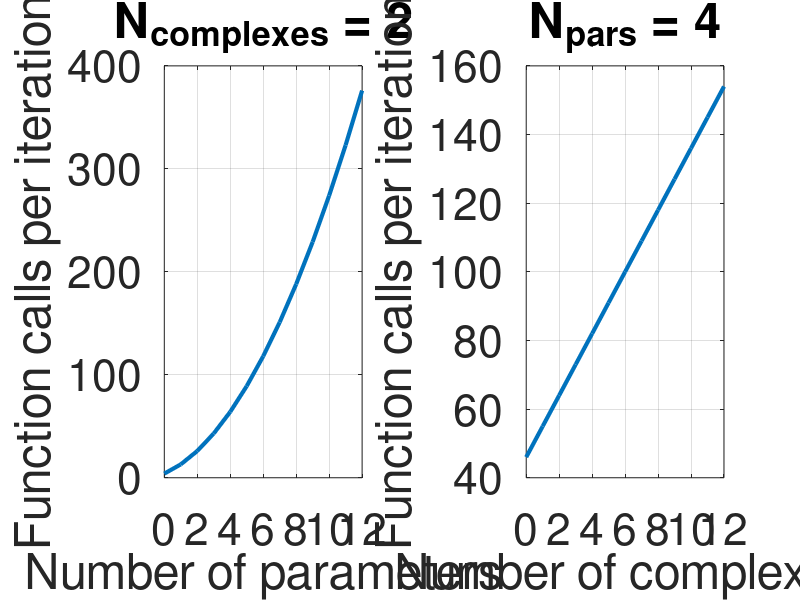

The MATLAB source for this figure:
% Estimating the computational requirements for running the SCE-UA
% optimization algorithm
%
% 11/20/2019

N = @(n,p) 2*n.^2+2.*n.*p+3.*n+p+2;
p = 0:12;
y_constant_n = N(4, p);

n = 0:12;
y_constant_p = N(n, 2);

%%
figure

subplot(1,2,1)
plot(n,y_constant_p, 'linewidth', 3)
grid on
title('N_{complexes} = 2')
% ylim([0,400])
xlabel('Number of parameters')
ylabel('Function calls per iteration')
set(gca, 'fontsize', 32)

subplot(1,2,2)
plot(p,y_constant_n, 'linewidth', 3)
grid on
title('N_{pars} = 4')
% ylim([0,400])
xlabel('Number of complexes')
ylabel('Function calls per iteration')
set(gca, 'fontsize', 32)